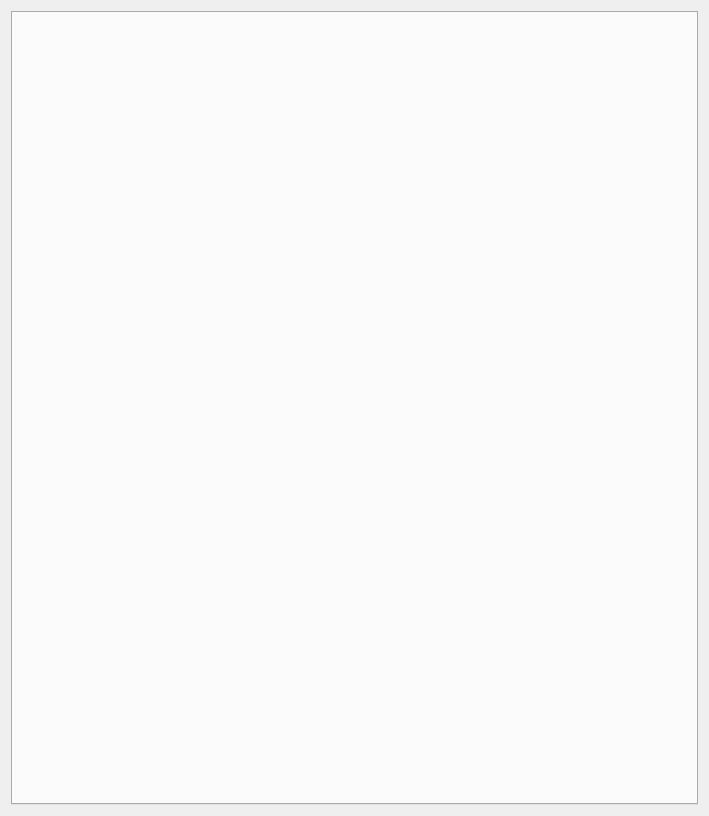
<?xml version="1.0" encoding="UTF-8"?>
<ui version="4.0">
 <class>Form</class>
 <widget class="QWidget" name="Form">
  <property name="geometry">
   <rect>
    <x>0</x>
    <y>0</y>
    <width>709</width>
    <height>816</height>
   </rect>
  </property>
  <property name="windowTitle">
   <string>Form</string>
  </property>
  <layout class="QVBoxLayout" name="verticalLayout">
   <item>
    <widget class="QTabWidget" name="evaluation_tabs">
     <property name="currentIndex">
      <number>-1</number>
     </property>
    </widget>
   </item>
  </layout>
 </widget>
 <resources/>
 <connections/>
</ui>
